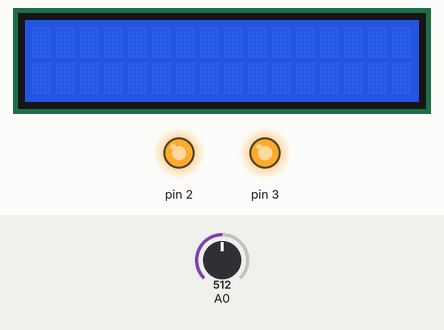
Recording of a sketch running on a simulated Arduino Uno, built with avr-gcc and run on an emulated ATmega328P. Shown: 16×2 character LCD, output pins drawn as LEDs (lit = HIGH). Inputs (shaded band) come from the test bench; at power-on: A0 = 512.

Above: at 1.2 s.
1.3 s: A0 set to 406
2.8 s: A0 set to 384
At 3.9 s:
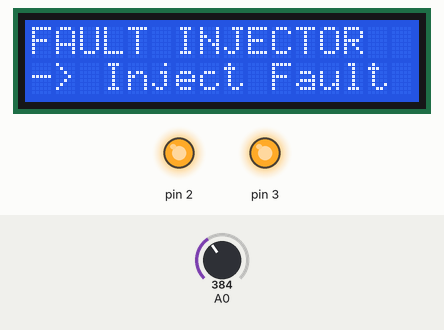
4.3 s: A0 set to 581
5.8 s: A0 set to 608
At 6.5 s:
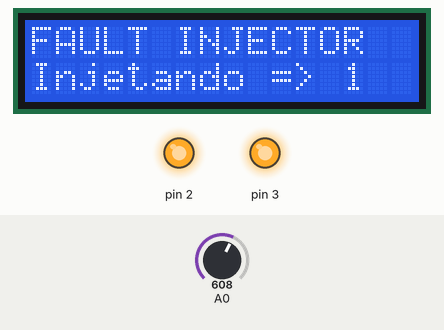
7.3 s: A0 set to 390
At 8.5 s:
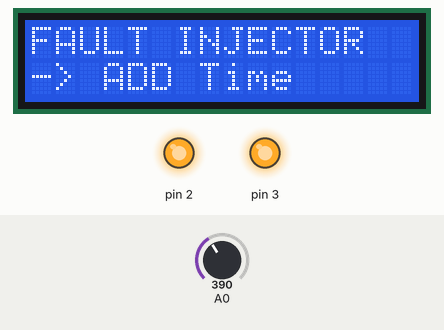
8.8 s: A0 set to 610
At 9.8 s:
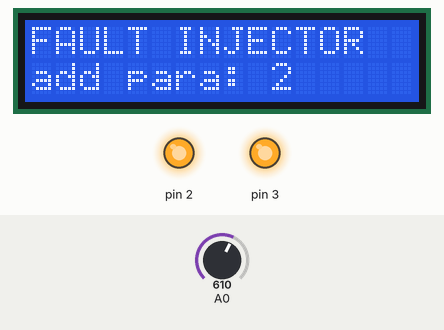
Timing chart, 0 to 11.3 s (numbered marks = the images above; inputs shaded):
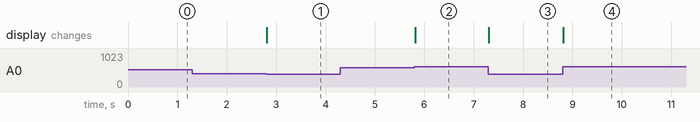

Measured:
- the behaviour switches between 400 and 399 on A0 (found by bisection; images 0 and 1)
- the behaviour switches between 599 and 600 on A0 (found by bisection; images 1 and 2)
- after the input at 1.3 s, every drawn part: stays the same
- after the input at 2.8 s, the display: changes at once (image 1)
- after the input at 4.3 s, every drawn part: stays the same
- after the input at 5.8 s, the display: changes at once (image 2)
- after the input at 7.3 s, the display: changes at once (image 3)
- after the input at 8.8 s, the display: changes at once (image 4)

The sketch:

fault_injector.ino
```cpp
#include <LiquidCrystal.h>

#define   set_bit(reg, bit_reg)    (reg |=  (1<<bit_reg))
#define   reset_bit(reg, bit_reg)  (reg &= ~(1<<bit_reg))
#define   toggle_bit(reg, bit_reg) (reg ^=  (1<<bit_reg))

// Initialize the library with the numbers of the interface pins
LiquidCrystal lcd(8, 9, 4, 5, 6, 7);

int flagTime = 1;

//States for the menu.
int currentMenuItem = 0;
int lastState = 0;
int fault = 0;
void setup() {
   //Set the characters and column numbers.
   lcd.begin(16, 2);
   //Print default title.
   pinMode(2, OUTPUT);
   digitalWrite(2, HIGH);
   flagTime = 1;
   set_bit(PORTD, PORTD2);


   ////teste
    pinMode(3, OUTPUT);
    digitalWrite(3, HIGH);
   ///fim do teste
}

void loop() {
  //Call the main menu.
  mainMenu();
}

void mainMenu() {
  //State = 0 every loop cycle.
  int state = 0;
  //Refresh the button pressed.
  int x = analogRead (0);
  //Set the Row 0, Col 0 position.
  lcd.setCursor(0,0);

  //Check analog values from LCD Keypad Shield
  if (x < 100) {
    //Right
  } else if (x < 200) {
   //Up
    state = 1;
  } else if (x < 400){
   //Down
    state = 2;
  } else if (x < 600){
    //Left
  } else if (x < 800){
    //Select
    state = 3;
  }

  //If we are out of bounds on th menu then reset it.
  if (currentMenuItem < 0 || currentMenuItem > 4) { //alterar tbm em caso adicione mais itens no menu
   currentMenuItem = 0;
  }

   //If we have changed Index, saves re-draws.
   if (state != lastState) {
      if (state == 1) {
         //If Up
          currentMenuItem = currentMenuItem - 1;
          displayMenu(currentMenuItem);
      } else if (state == 2) {
         //If Down
          currentMenuItem = currentMenuItem + 1;
          displayMenu(currentMenuItem);
      } else if (state == 3) {
         //If Selected
         selectMenu(currentMenuItem);
      }
      //Save the last State to compare.
      lastState = state;
   }
   //Small delay
  delay(5);
}

//Display Menu Option based on Index.
void displayMenu(int x) {
     switch (x) {
      case 1:
        clearPrintTitle();
        lcd.print ("-> Inject Fault");
        break;
      case 2:
        clearPrintTitle();
        lcd.print ("-> ADD Time");
        break;
       case 3:
        clearPrintTitle();
        lcd.print ("-> SUB Time");
        break;
      case 4:
        clearPrintTitle();
        lcd.print ("-> FAST inject");
        break;
    }
}

//Print a basic header on Row 1.
void clearPrintTitle() {
  lcd.clear();
  lcd.setCursor(0,0);
  lcd.print("FAULT INJECTOR");
  lcd.setCursor(0,1);
}

//Show the selection on Screen.
void selectMenu(int x) {

   switch (x) {

      case 1:
        lcd.setCursor(1,0);
        clearPrintTitle();

          clearPrintTitle();
        lcd.print ("Injetando => ");
        lcd.print (flagTime);

        fault = flagTime;
        for (fault; fault >= 1; fault--){

          //toggle_bit(PORTD, PORTD2);
          //toggle_bit(PORTD, PORTD2);

          reset_bit(PORTD, PORTD2);


        }
        set_bit(PORTD, PORTD2);
        fault = 1;


        //Call the function that belongs to Option 1

        break;
      case 2:
        lcd.setCursor(1,0);
        clearPrintTitle();

        flagTime++;
        lcd.print ("add para: ");
        lcd.print (flagTime);
        //Call the function that belongs to Option 2
        break;
       case 3:
        lcd.setCursor(1,0);
        clearPrintTitle();
        flagTime--;
        lcd.print ("sub para: ");
        lcd.print (flagTime);

        break;
      case 4:
        lcd.setCursor(1,0);
        clearPrintTitle();


        lcd.print ("fast inject DONE ");


        reset_bit(PORTD, PORTD2);
        set_bit(PORTD, PORTD2);


        //Call the function that belongs to Option 4
        break;
    }
}
```
